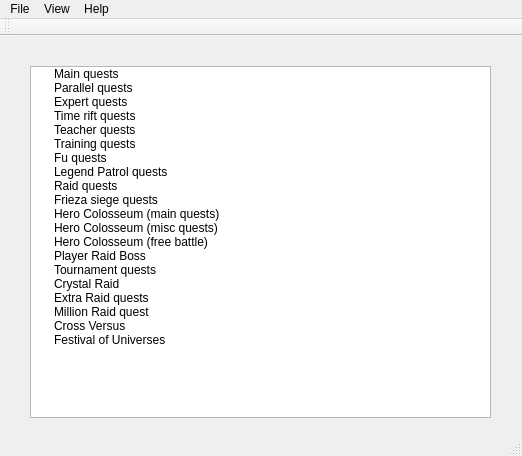
<?xml version="1.0" encoding="UTF-8"?>
<ui version="4.0">
 <class>MainWindow</class>
 <widget class="QMainWindow" name="MainWindow">
  <property name="geometry">
   <rect>
    <x>0</x>
    <y>0</y>
    <width>522</width>
    <height>456</height>
   </rect>
  </property>
  <property name="windowTitle">
   <string>XV2 Quest Importer</string>
  </property>
  <widget class="QWidget" name="centralWidget">
   <widget class="QTreeWidget" name="questTreeWidget">
    <property name="geometry">
     <rect>
      <x>30</x>
      <y>30</y>
      <width>461</width>
      <height>352</height>
     </rect>
    </property>
    <property name="contextMenuPolicy">
     <enum>Qt::ActionsContextMenu</enum>
    </property>
    <property name="itemsExpandable">
     <bool>true</bool>
    </property>
    <attribute name="headerVisible">
     <bool>false</bool>
    </attribute>
    <column>
     <property name="text">
      <string>New Column</string>
     </property>
    </column>
    <item>
     <property name="text">
      <string>Main quests</string>
     </property>
    </item>
    <item>
     <property name="text">
      <string>Parallel quests</string>
     </property>
    </item>
    <item>
     <property name="text">
      <string>Expert quests</string>
     </property>
    </item>
    <item>
     <property name="text">
      <string>Time rift quests</string>
     </property>
    </item>
    <item>
     <property name="text">
      <string>Teacher quests</string>
     </property>
    </item>
    <item>
     <property name="text">
      <string>Training quests</string>
     </property>
    </item>
    <item>
     <property name="text">
      <string>Fu quests</string>
     </property>
    </item>
    <item>
     <property name="text">
      <string>Legend Patrol quests</string>
     </property>
    </item>
    <item>
     <property name="text">
      <string>Raid quests</string>
     </property>
    </item>
    <item>
     <property name="text">
      <string>Frieza siege quests</string>
     </property>
    </item>
    <item>
     <property name="text">
      <string>Hero Colosseum (main quests)</string>
     </property>
    </item>
    <item>
     <property name="text">
      <string>Hero Colosseum (misc quests)</string>
     </property>
    </item>
    <item>
     <property name="text">
      <string>Hero Colosseum (free battle)</string>
     </property>
    </item>
    <item>
     <property name="text">
      <string>Player Raid Boss</string>
     </property>
    </item>
    <item>
     <property name="text">
      <string>Tournament quests</string>
     </property>
    </item>
    <item>
     <property name="text">
      <string>Crystal Raid</string>
     </property>
    </item>
    <item>
     <property name="text">
      <string>Extra Raid quests</string>
     </property>
    </item>
    <item>
     <property name="text">
      <string>Million Raid quest</string>
     </property>
    </item>
    <item>
     <property name="text">
      <string>Cross Versus</string>
     </property>
    </item>
    <item>
     <property name="text">
      <string>Festival of Universes</string>
     </property>
    </item>
   </widget>
  </widget>
  <widget class="QMenuBar" name="menuBar">
   <property name="geometry">
    <rect>
     <x>0</x>
     <y>0</y>
     <width>522</width>
     <height>22</height>
    </rect>
   </property>
   <widget class="QMenu" name="menuFile">
    <property name="title">
     <string>File</string>
    </property>
    <addaction name="actionExit"/>
   </widget>
   <widget class="QMenu" name="menuHelp">
    <property name="title">
     <string>Help</string>
    </property>
    <addaction name="actionAbout"/>
   </widget>
   <widget class="QMenu" name="menuView">
    <property name="title">
     <string>View</string>
    </property>
    <addaction name="actionToggle_dark_mode"/>
   </widget>
   <addaction name="menuFile"/>
   <addaction name="menuView"/>
   <addaction name="menuHelp"/>
  </widget>
  <widget class="QToolBar" name="mainToolBar">
   <attribute name="toolBarArea">
    <enum>TopToolBarArea</enum>
   </attribute>
   <attribute name="toolBarBreak">
    <bool>false</bool>
   </attribute>
  </widget>
  <widget class="QStatusBar" name="statusBar"/>
  <action name="actionExit">
   <property name="text">
    <string>Exit</string>
   </property>
  </action>
  <action name="actionAbout">
   <property name="text">
    <string>About</string>
   </property>
  </action>
  <action name="actionToggle_dark_mode">
   <property name="text">
    <string>Toggle dark mode</string>
   </property>
  </action>
 </widget>
 <layoutdefault spacing="6" margin="11"/>
 <resources/>
 <connections/>
</ui>
